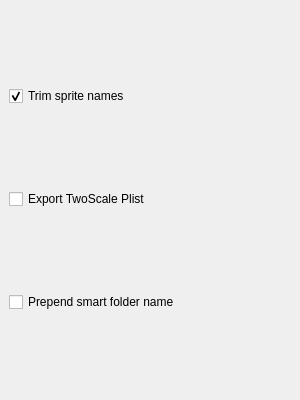
  <widget class="QDockWidget" name="spritesDockWidget">
   <property name="enabled">
    <bool>true</bool>
   </property>
   <property name="minimumSize">
    <size>
     <width>300</width>
     <height>400</height>
    </size>
   </property>
   <property name="floating">
    <bool>false</bool>
   </property>
   <property name="features">
    <set>QDockWidget::DockWidgetMovable</set>
   </property>
   <property name="allowedAreas">
    <set>Qt::LeftDockWidgetArea|Qt::RightDockWidgetArea</set>
   </property>
   <property name="windowTitle">
    <string>Sprites</string>
   </property>
   <attribute name="dockWidgetArea">
    <number>2</number>
   </attribute>
   <widget class="QWidget" name="spritesDockWidgetContents">
    <layout class="QVBoxLayout" name="spritesDockWidgetLayout">
     <item>
      <widget class="QCheckBox" name="trimSpriteNamesCheckBox">
       <property name="toolTip">
        <string>&lt;html&gt;&lt;head/&gt;&lt;body&gt;&lt;p&gt;&lt;span style=&quot; font-size:18pt; font-weight:600;&quot;&gt;Trim sprite names&lt;/span&gt;&lt;/p&gt;&lt;p&gt;Remove image file extensions from the sprite names - e.g. .png, .jpg, ...&lt;/p&gt;&lt;/body&gt;&lt;/html&gt;</string>
       </property>
       <property name="text">
        <string>Trim sprite names</string>
       </property>
       <property name="checked">
        <bool>true</bool>
       </property>
      </widget>
     </item>
     <item>
      <widget class="QCheckBox" name="exportTwoScalePlist">
       <property name="text">
        <string>Export TwoScale Plist</string>
       </property>
      </widget>
     </item>
     <item>
      <widget class="QCheckBox" name="prependSmartFolderNameCheckBox">
       <property name="enabled">
        <bool>true</bool>
       </property>
       <property name="toolTip">
        <string>&lt;html&gt;&lt;head/&gt;&lt;body&gt;&lt;p&gt;&lt;span style=&quot; font-size:18pt; font-weight:600;&quot;&gt;Prepend smart folder name&lt;/span&gt;&lt;/p&gt;&lt;p&gt;Prepends the smart folder's name as part of the sprite name.&lt;/p&gt;&lt;/body&gt;&lt;/html&gt;</string>
       </property>
       <property name="text">
        <string>Prepend smart folder name</string>
       </property>
       <property name="checked">
        <bool>false</bool>
       </property>
      </widget>
     </item>
    </layout>
   </widget>
  </widget>
